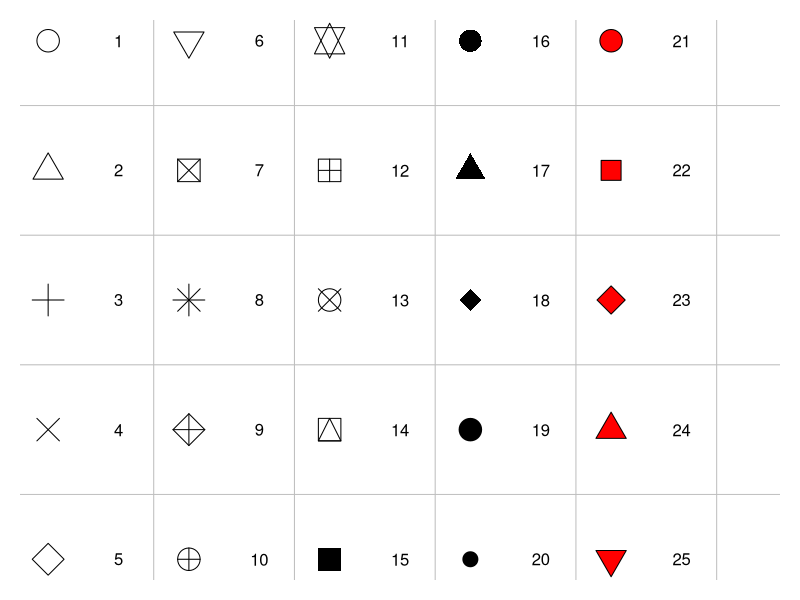

Source code (R):
par(mar = c(1,1,1,1))
plot(	x = c(rep(1,5),rep(2,5),rep(3,5),rep(4,5),rep(5,5)),
      y = rep(5:1,5),
      axes = F,
      xlab = "",ylab = "",
      xlim = c(1,6),ylim = c(1,5),
      pch = 1:25,
      bg = "red",cex = 3)
text(	x = c(rep(1,5),rep(2,5),rep(3,5),rep(4,5),rep(5,5))+.5,
      y = rep(5:1,5),
      labels = as.character(1:25))
abline(h = (1:5)+0.5,col = "grey")
abline(v = (1:5)+0.75,col = "grey")
